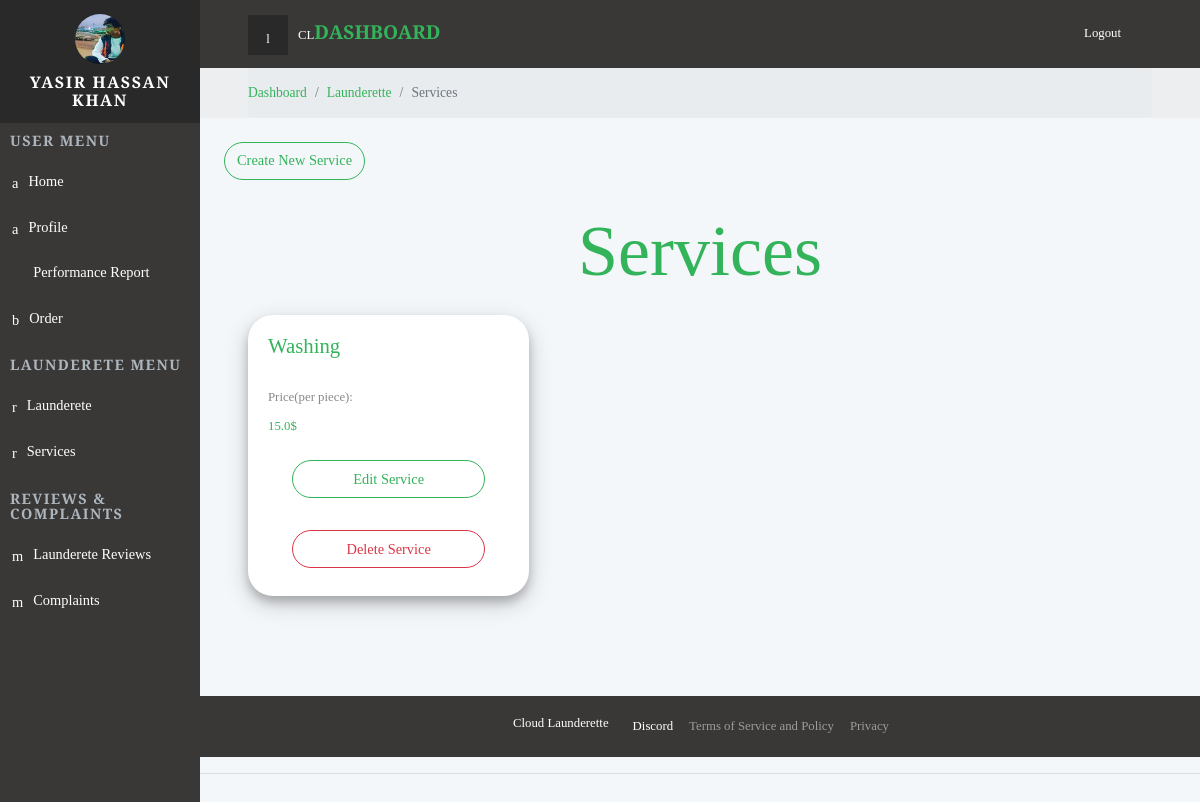
Page /dashboard/services/ (signed in) on the earlier database version.
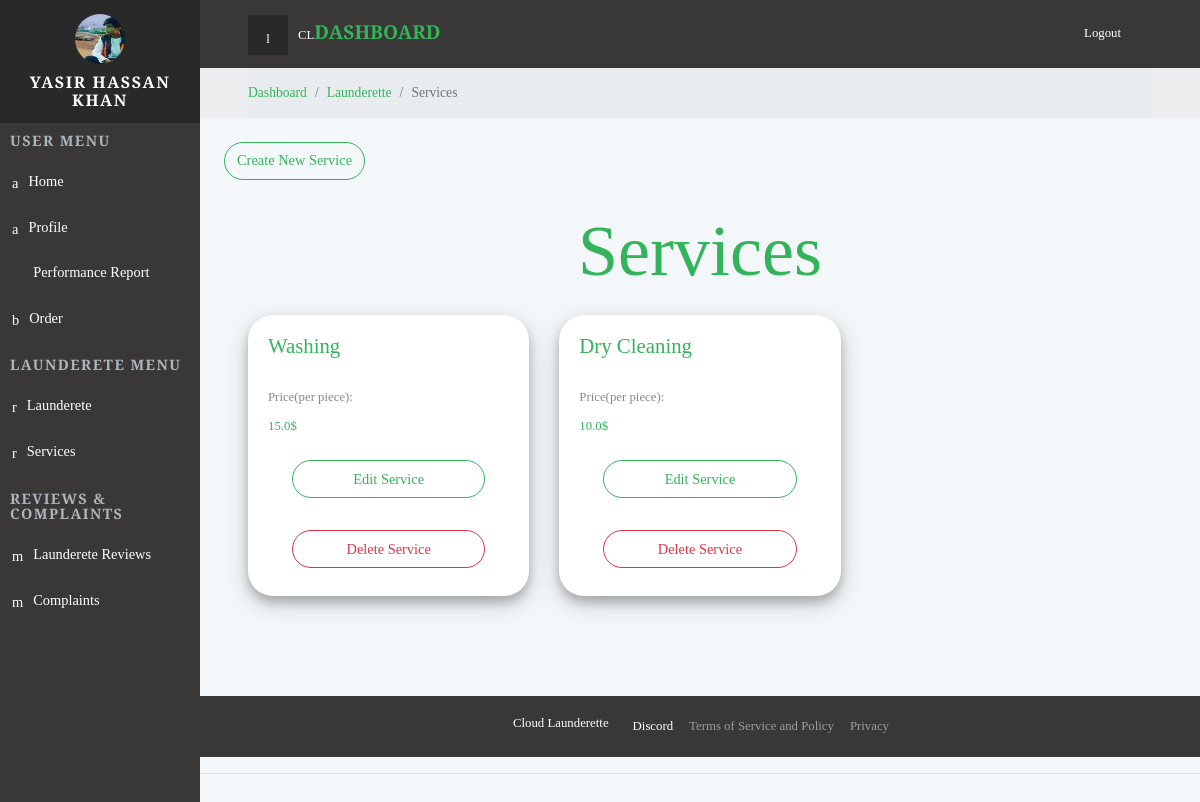
Same page on the later database version.
### backend/models.py (models this page shows, shortened)
class Services(models.Model):
    launderette = models.ForeignKey(Launderette, null=True, on_delete= models.SET_NULL)
    title = models.CharField(max_length=200,  null=True)
    price = models.FloatField(default=0)

### backend/decorators.py (the view)
		def wrapper_func(request, *args, **kwargs):
			group = None
			if request.user.groups.exists():
				group = request.user.groups.all()[0].name
			if group in allowed_roles:
				return view_func(request, *args, **kwargs)
			else:
				return HttpResponse('You are not authorized to view this page')

### backend/views.py (called while the page is built)
@login_required(login_url="loginPage")
@allowed_users(allowed_roles=['launderer'])
def services(request):
    launder = request.user.launderer
    tLaunderette = launder.launderette_set.all()
    serviceForm = ServicesForm()
    totalLaunderette = tLaunderette.count()
    if totalLaunderette > 0:
        launderette = tLaunderette[0]
        if launderette.services_set.all().count()>0:
            services = launderette.services_set.all()
            context = { 'serviceForm': serviceForm, 'launderer' : launder, 'services' : services, 'totalLaunderette' : totalLaunderette }
            return render(request,"frontend/services.html",context)
    else:
        return redirect("launderette")

### frontend/templates/frontend/services.html (shortened to what this page needs)
{%  extends 'frontend/partialview/base_template.html' %}
{% load static %}
{% block content %}
    <div class="page">
      {% include 'frontend/partialview/topbar.html' %}
      <div class="breadcrumb-holder">
        <div class="container-fluid">
          <ul class="breadcrumb">
            <li class="breadcrumb-item "><a href="{% url 'dashboard' %}">Dashboard</a></li>
            <li class="breadcrumb-item "><a href="{% url 'launderette' %}">Launderette</a></li>
            <li class="breadcrumb-item active"><a >Services</a></li>
          </ul>
        </div>
      </div>
      <a class="my-btn btn btn-md btn-outline-primary  mx-4 mb-2 mt-4" href="" data-toggle="modal" data-target="#serviceModel">Create New Service</a>
      <h1 class="display-3 text-center text-primary m-4">Services</h1>
      <section class="statistics">
        <div class="container-fluid">
          <div class="row d-flex">
          {% for service in services %}
            <div class="col-lg-4">
              <div class="card data-usage">
                <h2 class="display h4 text-primary">{{service.title}}</h2>
                    <p class="">Price(per piece):</p>
                    <p class="text-primary">{{service.price}}$</p>
                    <a class="my-btn btn btn-md btn-outline-primary  mx-4 mb-2 mt-4" href="{% url 'editServices' service.id %}">Edit Service</a>
                    <a class="my-btn btn btn-md btn-outline-danger  mx-4 mb-2 mt-4" href="{% url 'deleteServices' service.id %}">Delete Service</a>
              </div>
            </div>
          {% endfor %}
          </div>
        </div>
      </section>
      <footer class="main-footer">
        {% include 'frontend/partialView/footer_navbar.html' %}
      </footer>
    </div>
{% endblock content %}

Differences in the rows shown:
added Services: title "Dry Cleaning", price "10.0"
